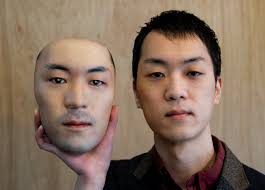
#> input picture opencv/teammates.jpg, 265 x 190 px
$ python '眼睛嘴巴臉部辨識(opencv).py'
#> lines starting #> are read from the running program, lines starting #| are printed output that depends on the picture; after the words box and inside, x2 and y2 are one past the last pixel; in counts of white or black regions, pixels touching at a corner belong together
import cv2
import matplotlib.pyplot as plt

# 圖像文件的相對路徑
image_file = "./teammates.jpg"

# 加載圖像
image = cv2.imread(image_file)
#> image is the input picture: shape (190, 265, 3); mean B, G, R 94.9, 111.6, 133.9

# 確保圖像成功加載
if image is None:
    print("Error: Unable to load image")
else:
    # 載入眼睛級聯分類器(eye cascade file)
    eye_classifier = cv2.CascadeClassifier(cv2.data.haarcascades + 'haarcascade_eye_tree_eyeglasses.xml')
    # 載入微笑級聯分類器(smile cascade file)
    smile_classifier = cv2.CascadeClassifier(cv2.data.haarcascades + 'haarcascade_smile.xml')

    # 確保分類器成功加載
    if eye_classifier.empty():
        print("Error: Unable to load the classifier cascade file")
    elif smile_classifier.empty():
        print("Error: Unable to load the classifier cascade file")
    else:
        # 將圖像轉換為灰度圖像
        gray_image = cv2.cvtColor(image, cv2.COLOR_BGR2GRAY)
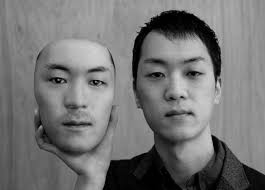
#> gray_image: shape (190, 265); min 0, max 209, mean 116.4
        # 偵測眼睛
        bboxes = eye_classifier.detectMultiScale(image)
#> bboxes = [[146, 63, 22, 22], [182, 62, 23, 23], [45, 68, 25, 25], [85, 70, 24, 24]]
        # 將圖像從 BGR 轉換為 RGB（Matplotlib 需要 RGB 格式）
        im_rgb = cv2.cvtColor(image, cv2.COLOR_BGR2RGB)
        # 臉部加框
        for box in bboxes:
            # 取得框的座標及寬高
            x, y, width, height = box
            x2, y2 = x + width, y + height
            # 加白色框
            cv2.rectangle(im_rgb, (x, y), (x2, y2), (255,0,0), 1)
#> this loop made 4 passes
#> (x, y, width, height, x2, y2) on passes 1 to 4: (146, 63, 22, 22, 168, 85), (182, 62, 23, 23, 205, 85), (45, 68, 25, 25, 70, 93), (85, 70, 24, 24, 109, 94)
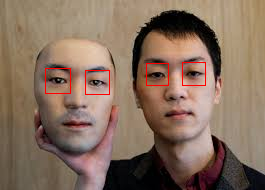
#> im_rgb: shape (190, 265, 3); mean R, G, B 134.7, 110.7, 94.1
        # 偵測微笑
        # scaleFactor=2.5：掃描時每次縮減掃描視窗的尺寸比例。
        # minNeighbors=20：每一個被選中的視窗至少要有鄰近且合格的視窗數
        bboxes = smile_classifier.detectMultiScale(image, 1.3,10)
#> bboxes = [[54, 115, 47, 23]]
        #微笑加框
        for box in bboxes:
            # 取得框的座標及寬高
            x, y, width, height = box
            x2, y2 = x + width, y + height
            # 加白色框
            cv2.rectangle(im_rgb, (x, y), (x2, y2), (255,0,0), 1)
#> this loop made 1 pass
#> (x, y, width, height, x2, y2) on pass 1: (54, 115, 47, 23, 101, 138)
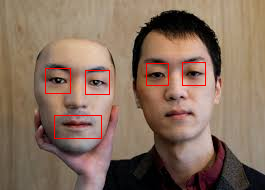
#> im_rgb: shape (190, 265, 3); 0.28% of pixels changed, all inside (x1, y1, x2, y2) = (54, 115, 102, 139)
        #   break
        # 顯示圖像
        plt.imshow(im_rgb)
        plt.axis('off')
        plt.show()

$ run again, with opencv/整個臉辨識結果.png saved as opencv/teammates.jpg
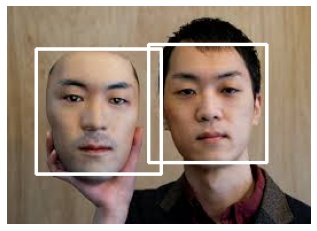
#> input picture opencv/整個臉辨識結果.png, 317 x 231 px
#> image is the input picture: shape (231, 317, 3); mean B, G, R 116.9, 131.2, 150.4
#> `bboxes = eye_classifier.detectMultiScale(image)`: bboxes = [[217, 79, 24, 24], [175, 78, 26, 26], [60, 85, 27, 27], [104, 88, 26, 26]]
#> the loop `for box in bboxes:` made 4 passes
#> (x, y, width, height, x2, y2) on passes 1 to 4: (217, 79, 24, 24, 241, 103), (175, 78, 26, 26, 201, 104), (60, 85, 27, 27, 87, 112), (104, 88, 26, 26, 130, 114)
#> after the loop `for box in bboxes:`:
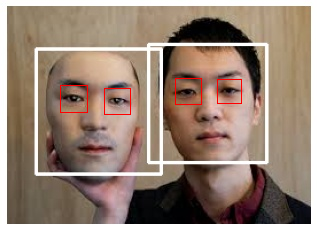
#> im_rgb: shape (231, 317, 3); mean R, G, B 151, 130.6, 116.3
#> `bboxes = smile_classifier.detectMultiScale(image, 1.3,10)`: bboxes = [[25, 31, 64, 32], [63, 28, 73, 37], [66, 135, 58, 29], [176, 25, 74, 37], [63, 152, 75, 38], [174, 139, 79, 40], [52, 20, 103, 51]]
#> the loop `for box in bboxes:` made 7 passes
#> (x, y, width, height, x2, y2) on passes 1 to 7: (25, 31, 64, 32, 89, 63), (63, 28, 73, 37, 136, 65), (66, 135, 58, 29, 124, 164), (176, 25, 74, 37, 250, 62), (63, 152, 75, 38, 138, 190), (174, 139, 79, 40, 253, 179), (52, 20, 103, 51, 155, 71)
#> after the loop `for box in bboxes:`:
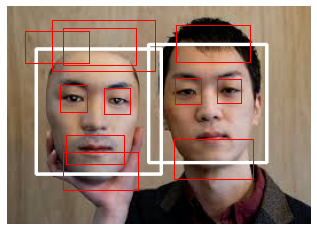
#> im_rgb: shape (231, 317, 3); 2.15% of pixels changed, all inside (x1, y1, x2, y2) = (25, 20, 254, 191)

$ run again, with opencv/眼睛與微笑辨識結果.png saved as opencv/teammates.jpg
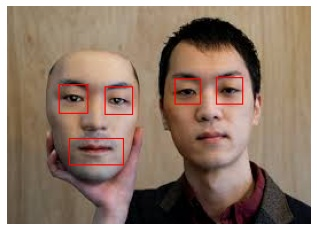
#> input picture opencv/眼睛與微笑辨識結果.png, 317 x 231 px
#> image is the input picture: shape (231, 317, 3); mean B, G, R 108.6, 123.7, 145.9
#> `bboxes = eye_classifier.detectMultiScale(image)`: bboxes = [[219, 80, 21, 21], [175, 79, 26, 26], [61, 86, 25, 25], [106, 90, 24, 24]]
#> the loop `for box in bboxes:` made 4 passes
#> (x, y, width, height, x2, y2) on passes 1 to 4: (219, 80, 21, 21, 240, 101), (175, 79, 26, 26, 201, 105), (61, 86, 25, 25, 86, 111), (106, 90, 24, 24, 130, 114)
#> after the loop `for box in bboxes:`:
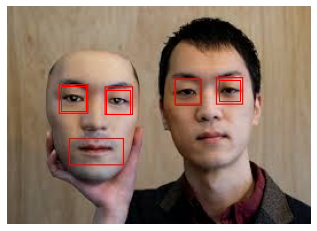
#> im_rgb: shape (231, 317, 3); mean R, G, B 146.3, 123.2, 108.2
#> `bboxes = smile_classifier.detectMultiScale(image, 1.3,10)`: bboxes = [[65, 137, 58, 29], [62, 148, 79, 40], [49, 140, 103, 51]]
#> the loop `for box in bboxes:` made 3 passes
#> (x, y, width, height, x2, y2) on passes 1 to 3: (65, 137, 58, 29, 123, 166), (62, 148, 79, 40, 141, 188), (49, 140, 103, 51, 152, 191)
#> after the loop `for box in bboxes:`:
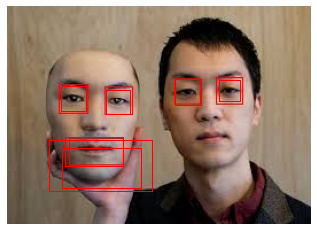
#> im_rgb: shape (231, 317, 3); 0.98% of pixels changed, all inside (x1, y1, x2, y2) = (49, 137, 153, 192)
